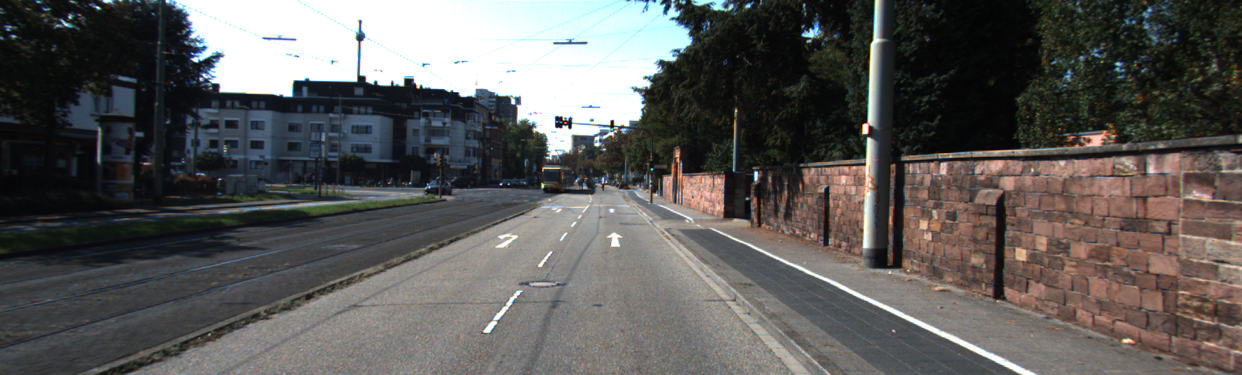
#> input picture um_000002.png, 1242 x 375 px
$ python -i dene2.py   (imports and definitions only)
#> lines starting #> are read from the running program, lines starting #| are printed output that depends on the picture; after the words box and inside, x2 and y2 are one past the last pixel; in counts of white or black regions, pixels touching at a corner belong together
#importing some useful packages
import matplotlib.pyplot as plt
import matplotlib.image as mpimg
import numpy as np
import cv2
import math
import os
from moviepy.editor import VideoFileClip
from IPython.display import HTML


def grayscale(img):
    """Applies the Grayscale transform
    This will return an image with only one color channel
    but NOTE: to see the returned image as grayscale
    (assuming your grayscaled image is called 'gray')
    you should call plt.imshow(gray, cmap='gray')"""
    return cv2.cvtColor(img, cv2.COLOR_RGB2GRAY)
    # Or use BGR2GRAY if you read an image with cv2.imread()
    # return cv2.cvtColor(img, cv2.COLOR_BGR2GRAY)

def canny(img, low_threshold, high_threshold):
    """Applies the Canny transform"""
    return cv2.Canny(img, low_threshold, high_threshold)

def gaussian_blur(img, kernel_size):
    """Applies a Gaussian Noise kernel"""
    return cv2.GaussianBlur(img, (kernel_size, kernel_size), 0)

def region_of_interest(img, vertices):
    """
    Applies an image mask.
    Only keeps the region of the image defined by the polygon
    formed from `vertices`. The rest of the image is set to black.
    """
    #defining a blank mask to start with
    mask = np.zeros_like(img)

    #defining a 3 channel or 1 channel color to fill the mask with depending on the input image
    if len(img.shape) > 2:
        channel_count = img.shape[2]  # i.e. 3 or 4 depending on your image
        ignore_mask_color = (255,) * channel_count
    else:
        ignore_mask_color = 255

    #filling pixels inside the polygon defined by "vertices" with the fill color
    cv2.fillPoly(mask, vertices, ignore_mask_color)

    #returning the image only where mask pixels are nonzero
    masked_image = cv2.bitwise_and(img, mask)
    return masked_image


def draw_lines(img, lines, color=[255, 0, 0], thickness=2):
    """
    NOTE: this is the function you might want to use as a starting point once you want to
    average/extrapolate the line segments you detect to map out the full
    extent of the lane (going from the result shown in raw-lines-example.mp4
    to that shown in P1_example.mp4).
    Think about things like separating line segments by their
    slope ((y2-y1)/(x2-x1)) to decide which segments are part of the left
    line vs. the right line.  Then, you can average the position of each of
    the lines and extrapolate to the top and bottom of the lane.
    This function draws `lines` with `color` and `thickness`.
    Lines are drawn on the image inplace (mutates the image).
    If you want to make the lines semi-transparent, think about combining
    this function with the weighted_img() function below
    """
    for line in lines:
        for x1,y1,x2,y2 in line:
            cv2.line(img, (x1, y1), (x2, y2), color, thickness)

def hough_lines(img, rho, theta, threshold, min_line_len, max_line_gap):
    """
    `img` should be the output of a Canny transform.
    Returns an image with hough lines drawn.
    """
    lines = cv2.HoughLinesP(img, rho, theta, threshold, np.array([]), minLineLength=min_line_len, maxLineGap=max_line_gap)
    line_img = np.zeros((img.shape[0], img.shape[1], 3), dtype=np.uint8)
    draw_lines(line_img, lines)
    return line_img

# Python 3 has support for cool math symbols.

def weighted_img(img, initial_img, α=0.8, β=1., λ=0.):
    """
    `img` is the output of the hough_lines(), An image with lines drawn on it.
    Should be a blank image (all black) with lines drawn on it.
    `initial_img` should be the image before any processing.
    The result image is computed as follows:
    initial_img * α + img * β + λ
    NOTE: initial_img and img must be the same shape!
    """
    return cv2.addWeighted(initial_img, α, img, β, λ)

def process_frame(image):
    global first_frame

    gray_image = grayscale(image)
    img_hsv = cv2.cvtColor(image, cv2.COLOR_RGB2HSV)
#> img_hsv: shape (375, 1242, 3); mean H, S, V 63.4, 56.1, 99.4
    #hsv = [hue, saturation, value]
    #more accurate range for yellow since it is not strictly black, white, r, g, or b

    lower_yellow = np.array([20, 100, 100], dtype = "uint8")
    upper_yellow = np.array([30, 255, 255], dtype="uint8")

    mask_yellow = cv2.inRange(img_hsv, lower_yellow, upper_yellow)
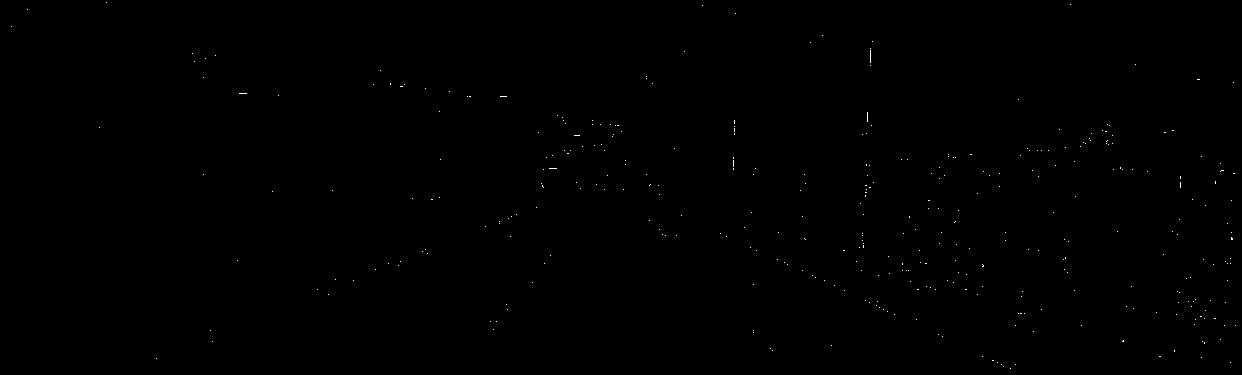
#> mask_yellow: shape (375, 1242); 0.11% white in thin lines or dots
    mask_white = cv2.inRange(gray_image, 200, 255)
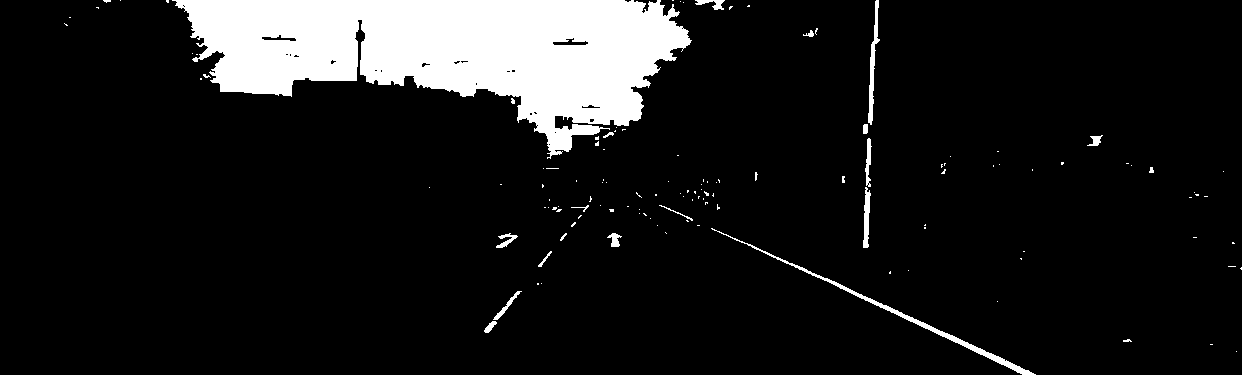
#> mask_white: shape (375, 1242); 10.6% white; 126 white regions (107 under 20 px), largest, box (x1, y1, x2, y2) and area: (172, 0, 692, 159) 45695, (711, 228, 1036, 375) 1327, (868, 0, 880, 125) 517
    mask_yw = cv2.bitwise_or(mask_white, mask_yellow)
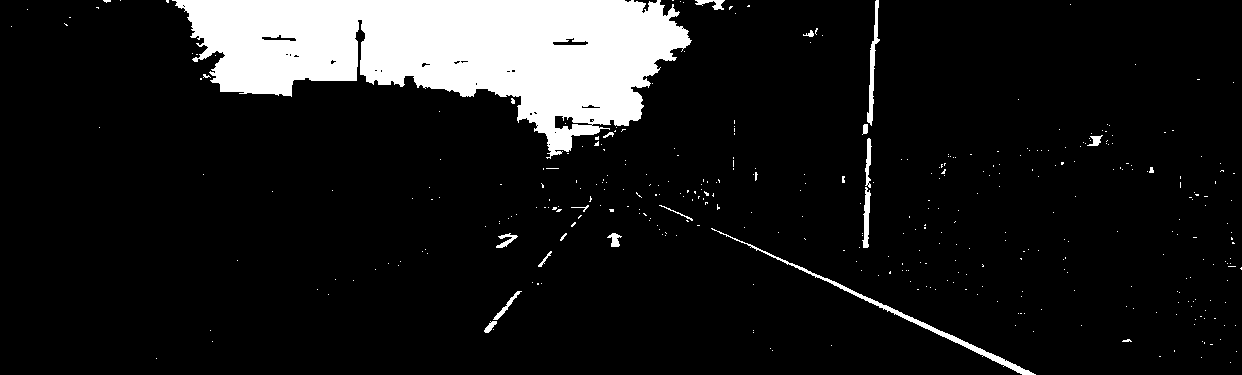
#> mask_yw: shape (375, 1242); 10.7% white; 384 white regions (364 under 20 px), largest, box (x1, y1, x2, y2) and area: (172, 0, 692, 159) 45739, (711, 228, 1036, 375) 1345, (867, 0, 880, 126) 537
    mask_yw_image = cv2.bitwise_and(gray_image, mask_yw)

    kernel_size = 5
    gauss_gray = gaussian_blur(mask_yw_image,kernel_size)

    #same as quiz values
    low_threshold = 50
    high_threshold = 150
    canny_edges = canny(gauss_gray,low_threshold,high_threshold)
#> in canny, `return cv2.Canny(img, low_threshold, high_threshold)`:
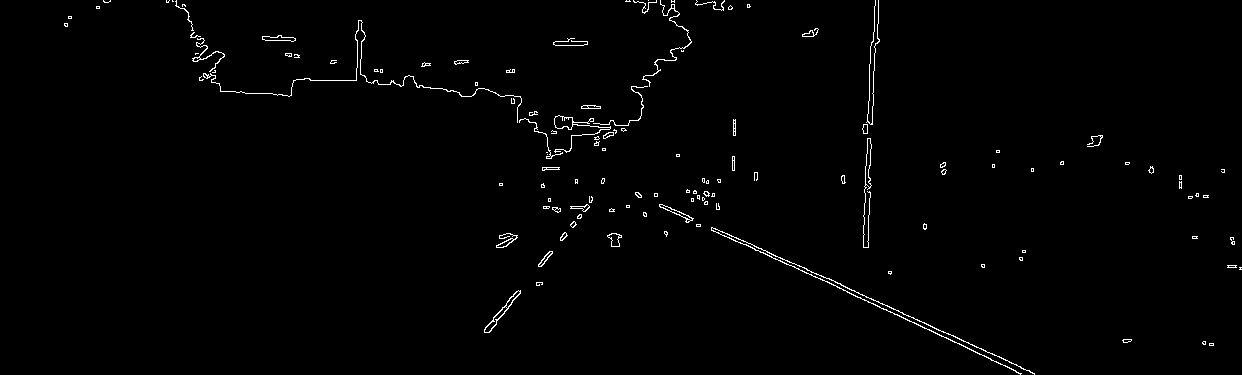
#> returned value: shape (375, 1242); 1.1% white in thin lines or dots

    imshape = image.shape
#> imshape = (375, 1242, 3)
    lower_left = [imshape[1]/9,imshape[0]]
#> lower_left = [138, 375]
    lower_right = [imshape[1]-imshape[1]/9,imshape[0]]
#> lower_right = [1104, 375]
    top_left = [imshape[1]/2-imshape[1]/8,imshape[0]/2+imshape[0]/10]
#> top_left = [465.8, 225]
    top_right = [imshape[1]/2+imshape[1]/8,imshape[0]/2+imshape[0]/10]
#> top_right = [776.2, 225]
    vertices = [np.array([lower_left,top_left,top_right,lower_right],dtype=np.int32)]
    roi_image = region_of_interest(canny_edges, vertices)
#> in region_of_interest, `cv2.fillPoly(mask, vertices, ignore_mask_color)`:
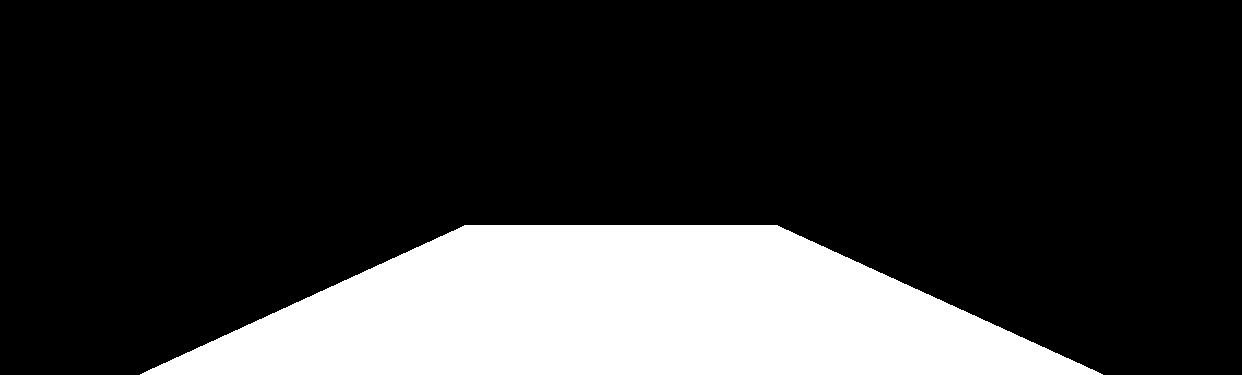
#> mask: shape (375, 1242); 20.6% white; 1 white region, box (x1, y1, x2, y2) and area: (140, 225, 1103, 375) 95802
#> in region_of_interest, `masked_image = cv2.bitwise_and(img, mask)`:
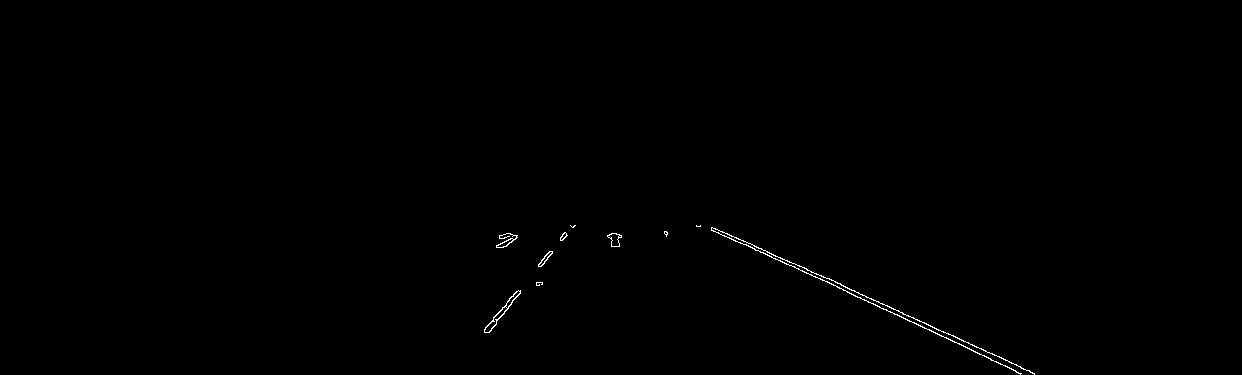
#> masked_image: shape (375, 1242); 0.28% white in thin lines or dots, all inside (x1, y1, x2, y2) = (484, 225, 1035, 375)

    #rho and theta are the distance and angular resolution of the grid in Hough space
    #same values as quiz
    rho = 2
    theta = np.pi/180
    #threshold is minimum number of intersections in a grid for candidate line to go to output
    threshold = 20
    min_line_len = 50
    max_line_gap = 200

    line_image = hough_lines(roi_image, rho, theta, threshold, min_line_len, max_line_gap)
#> in hough_lines, `lines = cv2.HoughLinesP(img, rho, theta, threshold, np.array([]), minL..`: lines = 17 rows, first 6: [711, 228, 1021, 373], [712, 227, 887, 305], [489, 332, 570, 225], [948, 333, 1023, 369], [484, 330, 571, 226], [711, 229, 1020, 373]
#> the loop in draw_lines, `for line in lines:` made 17 passes
#> line on passes 1 to 12: [[711, 228, 1021, 373]], [[712, 227, 887, 305]], [[489, 332, 570, 225]], [[948, 333, 1023, 369]], [[484, 330, 571, 226]], [[711, 229, 1020, 373]], [[981, 348, 1034, 374]], [[829, 278, 903, 314]], [[498, 244, 700, 226]], [[889, 306, 1014, 370]], [[499, 235, 729, 235]], [[499, 237, 779, 257]]
    result = weighted_img(line_image, image, α=0.8, β=1., λ=0.)
#> in weighted_img, `return cv2.addWeighted(initial_img, α, img, β, λ)`:
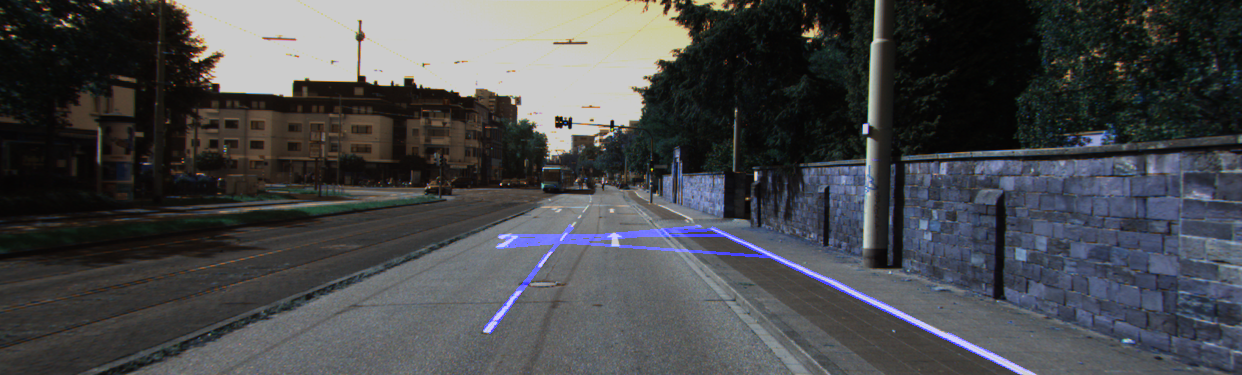
#> returned value: shape (375, 1242, 3); mean of channels 0, 1, 2 75.1, 72.5, 71.1; drawn as B, G, R
    return result


# [1 line not run here, left out]
# [1 line that did not run here, left out]
# [3 lines not run here, left out]

>>> import cv2
>>> picture = cv2.cvtColor(cv2.imread('um_000002.png'), cv2.COLOR_BGR2RGB)
>>> result = process_frame(picture)
